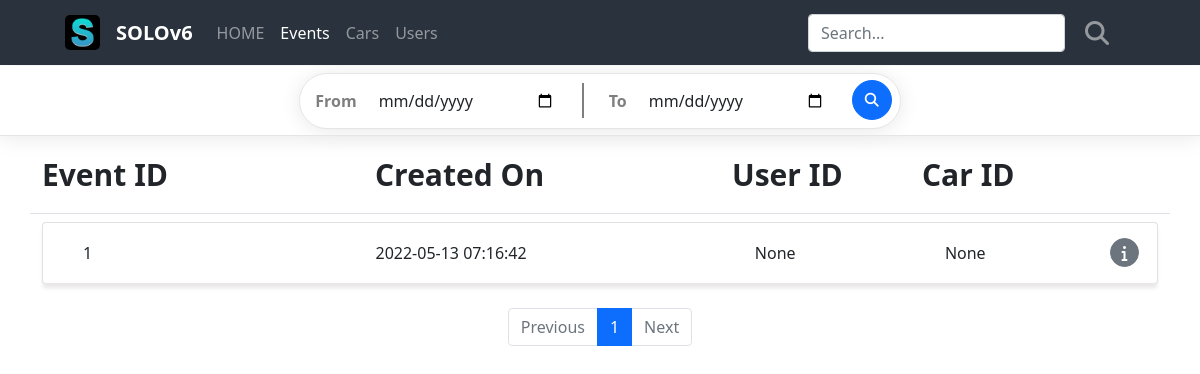
Before: / with the older database file.
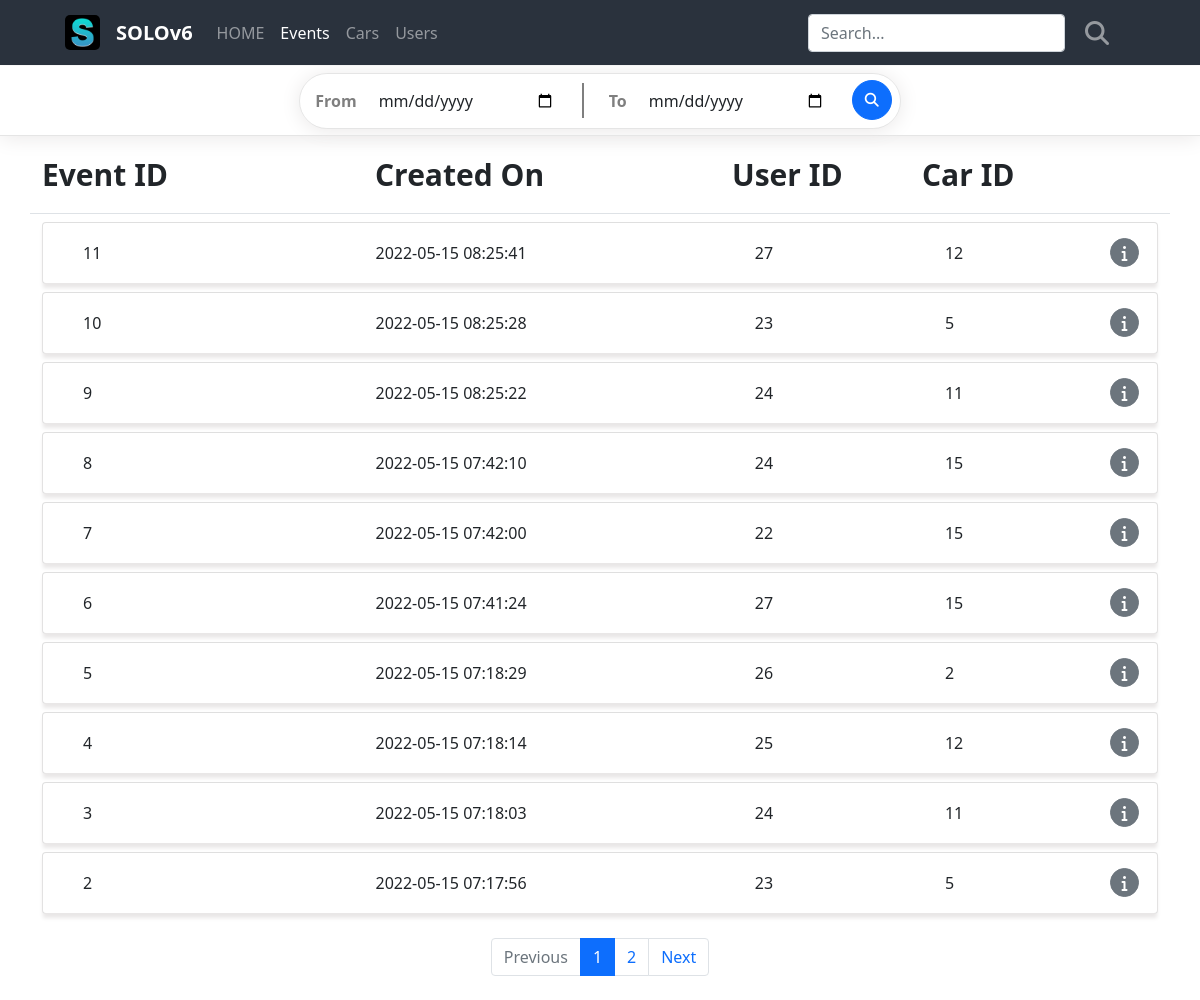
After: the same page with the newer database file.
### project/models/event.py (models this page shows)
class Event(db.Model):
    id = db.Column(db.Integer, primary_key=True)
    user_id = db.Column(db.Integer, db.ForeignKey('user.id', ondelete='CASCADE'))
    car_id = db.Column(db.Integer, db.ForeignKey('car.id', ondelete='CASCADE'))
    created_on = db.Column(db.DateTime(), default=func.now())
    is_damaged = db.Column(db.Boolean(), nullable=False, default=False)
    user = db.relationship('User', backref=db.backref('user_set'))
    car = db.relationship('Car', backref=db.backref('car_set'))

### project/routes/base_routes.py (the view)
@blueprint.route('/')
def index():
    input_from = request.args.get('input_from', default=None)
    input_to = request.args.get('input_to', default=None)
    page = request.args.get('page',type=int ,default=1)
    event_list = EventModel.query.order_by(EventModel.created_on.desc())
    if input_from and input_to:
        pass
    event_list = event_list.paginate(page, per_page=10)
    return render_template('index.html', event_list=event_list, page=page)

### project/templates/index.html (shortened to what this page needs)
{% extends 'base.html' %}
{% block head %}
<link rel="stylesheet" href="../static/css/events.css">
{% endblock %}
{% block content %}
<nav class="navbar navbar-expand-lg navbar-dark">
    <div class="container-fluid">
        <a class="navbar-logo" href="{{ url_for('base.index') }}">
            <img class="logo" src="../static/images/favicons.ico/favicon-96x96.png" alt="Logo" height="35" width="35">
        </a>
        <a class="navbar-brand" href="{{ url_for('base.index') }}">SOLOv6</a>
        <div class="collapse navbar-collapse" id="navbarSupportedContent">
            <ul class="navbar-nav me-auto mb-2 mb-lg-0">
                <li class="nav-item">
                    <a class="nav-link active" aria-current="page" href="{{ url_for('base.index') }}">HOME</a>
                </li>
                <li class="nav-item">
                    <a class="nav-link active" href="{{ url_for('base.index') }}">Events</a>
                </li>
                <li class="nav-item">
                    <a class="nav-link active" href="{{ url_for('cars.cars') }}">Cars</a>
                </li>
                <li class="nav-item">
                    <a class="nav-link active" href="{{ url_for('users.users') }}">Users</a>
                </li>
            </ul>
            <form id="search-form" class="d-flex" action="#" method="get">
                <input id="needle search-needle" class="form-control me-2 search-form" type="text" name="needle" value="{{ needle or '' }}" placeholder="Search..." aria-label="Search">
                <button id="btn-search" class="btn search-btn" type="submit">
                    <i class="fa-solid fa-magnifying-glass fa-xl"></i>
                </button>
            </form>
        </div>
    </div>
</nav>
<div class="main">
    <div class="calendar-box">
        <div class="calendar-col">
            <form class="row calendar-form" action="{{ url_for('base.index') }}" method="get">
                <div class="col calendar-input-box">
                    <label for="startDate" id="input_from" class="calendar-input-label">From</label>
                    <input id="startDate" class="form-control calendar-input" type="date" name="input_from"/>
                    <div id="calendar-input-bar"></div>
                    <label for="endDate" id="input_to" class="calendar-input-label">To</label>
                    <input id="endDate" class="form-control calendar-input" type="date" name="input_to"/>
                </div>
                <div class="col calendar-btn-box">
                    <button type="submit" class="btn btn-primary mb-3 calendar-btn">
                        <i class="fa-solid fa-magnifying-glass fa-sm"></i>
                    </button>
                </div>
            </form>
        </div>
    </div>
    <div class="container list-box">
        <div class="row list-title-box border-bottom">
            <div class="col-3 list-title my-3 me-5">
                Event ID
            </div>
            <div class="col-3 list-title my-3 me-5">
                Created On
            </div>
            <div class="col-2 list-title my-3 ms-4">
                User ID
            </div>
            <div class="col list-title my-3">
                Car ID
            </div>
        </div>
        {% if event_list %}
            {% for event in event_list.items %}
            <div class="card my-2">
                <div class="card-body">
                    <div class="row card-body-row">
                        <div class="col-3 list-col me-2">
                            {{ event.id }}
                        </div>
                        <div class="col-4 list-col">
                            {{ event.created_on }}
                        </div>
                        <div class="col list-col me-5">
                            {{ event.user_id }}
                        </div>
                        <div class="col list-col ms-4">
                            {{ event.car_id }}
                        </div>
                        <div class="col detail-box">
                            <form class="detail-form" action="#" method="get">
                                <button type="submit" class="btn btn-secondary mb-3 detail-btn">
                                    <i class="fa-solid fa-info"></i>
                                </button>
                            </form>
                        </div>
                    </div>
                </div>
            </div>
            {% endfor %}
        {% else %}
        <div class="row">
            <div class="col-12">
                <h2>❌ No Event Created ❌</h2>
            </div>
        </div>
        {% endif %}
    </div>
</div>
<ul class="pagination my-4 justify-content-center">
    {% if event_list.has_prev %}
    <li class="page-item">
        <a class="page-link" href="?page={{ event_list.prev_num }}">Previous</a>
    </li>
    {% else %}
    <li class="page-item disabled">
        <a class="page-link" tabindex="-1" aria-disabled="true" href="javascript:void(0)">Previous</a>
    </li>
    {% endif %}
    {% for page_num in event_list.iter_pages() %}
    {% if page_num %}
    {% if page_num != event_list.page %}
    <li class="page-item">
        <a class="page-link" href="?page={{ page_num }}">{{ page_num }}</a>
    </li>
    {% else %}
    <li class="page-item active" aria-current="page">
        <a class="page-link" href="javascript:void(0)">{{ page_num }}</a>
    </li>
    {% endif %}
    {% else %}
    <li class="disabled">
        <a class="page-link" href="javascript:void(0)">...</a>
    </li>
    {% endif %}
    {% endfor %}
    {% if event_list.has_next %}
    <li class="page-item">
        <a class="page-link" href="?page={{ event_list.next_num }}">Next</a>
    </li>
    {% else %}
    <li class="page-item disabled">
        <a class="page-link" tabindex="-1" aria-disabled="true" href="javascript:void(0)">Next</a>
    </li>
    {% endif %}
</ul>
{% endblock %}

### project/templates/base.html (shortened to what this page needs)
<!DOCTYPE html>
<html lang="en">
<head>
    <link rel="stylesheet" href="{{ url_for('static', filename='css/bootstrap.min.css') }}">
    <link rel="stylesheet" href="https://cdnjs.cloudflare.com/ajax/libs/font-awesome/6.1.1/css/all.min.css">
    <link rel="stylesheet" href="{{ url_for('static', filename='css/styles.css') }}">
    {% block head %}
    {% endblock %}
</head>
<body>
    {% block content %}
    {% endblock %}
</body>
</html>

### project/static/css/styles.css (style rules this page uses)
.navbar { position: fixed; top: 0; width: 100vw; height: 65px; padding-left: 53px; padding-right: 67px; z-index: 1; background-color: #2A323D; }
.navbar-brand { font-weight: 700; color: white; }
.navbar .container-fluid { height: 65px; }
.logo { border-radius: 5px; margin-right: 16px; }
.nav-link { opacity: 0.5; }
.d-flex { display: flex; align-items: center; margin: 0; }
.search-btn { color: white; opacity: 0.5; border: none; margin-left: 0; transition: color, opacity 0.2s ease-in-out; }
.main { margin-top: 66px; }
.card { z-index: 0; }
.card-body { height: 60px; padding: 0; box-shadow: 0px 5px 4px rgb(233, 231, 231); }
.list-title { font-size: 30px; font-weight: 600; }
.list-col { display: flex; align-items: center; height: 60px; }
.list-col:nth-child(1) { margin-left: 40px; }
.list-col:nth-child(3) { display: flex; justify-content: space-between; margin-right: 20px; }

### project/static/css/events.css (style rules this page uses)
.navbar-nav .nav-item:nth-child(2) .nav-link { opacity: 1; }
.calendar-box { display: flex; justify-content: center; align-items: center; height: 70px; border-bottom: 1px solid rgba(0, 0, 0, 0.1); box-shadow: 0px 2px 20px rgb(234, 232, 232); }
.calendar-col { border: 1px solid rgba(0, 0, 0, 0.1); border-radius: 45px; box-shadow: 0px 2px 20px rgb(234, 232, 232); padding-left: 15px; padding-right: 8px; }
.calendar-form { display: flex; align-items: center; margin: 0; }
.calendar-input-box { display: flex; align-items: center; padding: 0; }
.calendar-input { margin-right: 15px; border: none; width: 200px; }
.calendar-input-label { font-weight: 700; color: rgba(0, 0, 0, 0.5); margin-right: 10px; }
.calendar-btn-box { height: 54px; padding: 0; display: flex; justify-content: center; align-items: center; }
.calendar-btn { display: flex; justify-content: center; align-items: center; padding: 0; width: 40px; height: 40px; margin-top: 15px; padding-left: 0; border-radius: 50%; }
#calendar-input-bar { background-color: rgba(0, 0, 0, 0.5); width: 2px; height: 35px; margin-right: 25px; }
.detail-box { position: relative; }
.detail-form { position: absolute; top: 15px; right: 30px; }
.detail-btn { margin: 0; width: 29px; height: 29px; display: flex; justify-content: center; align-items: center; border-radius: 50%; }

Changed rows visible on the page:
no longer on this page (row edited): Event: id "1", created_on "2022-05-13 07:16:42", user_id "None", car_id "None"
added Event: id "11", created_on "2022-05-15 08:25:41", user_id "27", car_id "12"
added Event: id "10", created_on "2022-05-15 08:25:28", user_id "23", car_id "5"
added Event: id "9", created_on "2022-05-15 08:25:22", user_id "24", car_id "11"
added Event: id "8", created_on "2022-05-15 07:42:10", user_id "24", car_id "15"
added Event: id "7", created_on "2022-05-15 07:42:00", user_id "22", car_id "15"
added Event: id "6", created_on "2022-05-15 07:41:24", user_id "27", car_id "15"
added Event: id "5", created_on "2022-05-15 07:18:29", user_id "26", car_id "2"
added Event: id "4", created_on "2022-05-15 07:18:14", user_id "25", car_id "12"
added Event: id "3", created_on "2022-05-15 07:18:03", user_id "24", car_id "11"
added Event: id "2", created_on "2022-05-15 07:17:56", user_id "23", car_id "5"
Other visible differences:
new list line: "2"
